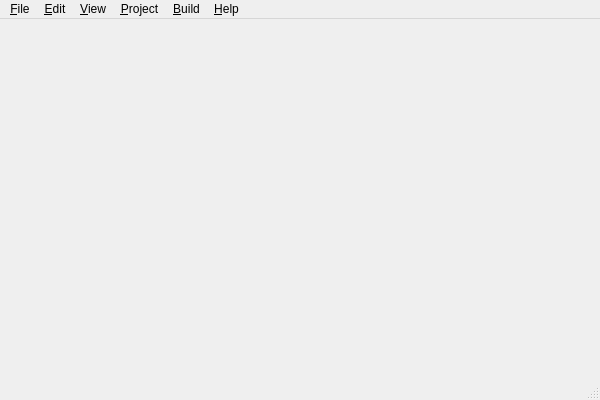
<?xml version="1.0" encoding="UTF-8"?>
<ui version="4.0">
 <class>MainWindow</class>
 <widget class="QMainWindow" name="MainWindow">
  <property name="geometry">
   <rect>
    <x>0</x>
    <y>0</y>
    <width>600</width>
    <height>400</height>
   </rect>
  </property>
  <property name="windowTitle">
   <string>MainWindow</string>
  </property>
  <property name="windowIcon">
   <iconset resource="qt.qrc">
    <normaloff>:/images/main.ico</normaloff>:/images/main.ico</iconset>
  </property>
  <widget class="QWidget" name="centralWidget"/>
  <widget class="QMenuBar" name="menuBar">
   <property name="geometry">
    <rect>
     <x>0</x>
     <y>0</y>
     <width>600</width>
     <height>18</height>
    </rect>
   </property>
   <widget class="QMenu" name="menu_File">
    <property name="title">
     <string>&amp;File</string>
    </property>
    <addaction name="action_New"/>
    <addaction name="action_Open"/>
    <addaction name="actionClose_Project"/>
    <addaction name="separator"/>
    <addaction name="action_Save"/>
    <addaction name="separator"/>
    <addaction name="actionExit"/>
   </widget>
   <widget class="QMenu" name="menu_View">
    <property name="title">
     <string>&amp;View</string>
    </property>
    <addaction name="actionToolBar"/>
    <addaction name="actionStatusBar"/>
   </widget>
   <widget class="QMenu" name="menu_Test">
    <property name="title">
     <string>&amp;Build</string>
    </property>
    <addaction name="action_Compile"/>
    <addaction name="separator"/>
    <addaction name="action_Run"/>
   </widget>
   <widget class="QMenu" name="menu_Help">
    <property name="title">
     <string>&amp;Help</string>
    </property>
    <addaction name="action_About"/>
   </widget>
   <widget class="QMenu" name="menu_Edit">
    <property name="title">
     <string>&amp;Edit</string>
    </property>
    <addaction name="action_Undo"/>
    <addaction name="action_Redo"/>
    <addaction name="separator"/>
    <addaction name="action_Cut"/>
    <addaction name="actionCopy"/>
    <addaction name="actionPaste"/>
    <addaction name="separator"/>
    <addaction name="actionSelect_All"/>
    <addaction name="separator"/>
    <addaction name="action_Replace"/>
    <addaction name="actionReplace_In_Files"/>
   </widget>
   <widget class="QMenu" name="menu_Project">
    <property name="title">
     <string>&amp;Project</string>
    </property>
    <addaction name="action_Property"/>
   </widget>
   <addaction name="menu_File"/>
   <addaction name="menu_Edit"/>
   <addaction name="menu_View"/>
   <addaction name="menu_Project"/>
   <addaction name="menu_Test"/>
   <addaction name="menu_Help"/>
  </widget>
  <widget class="QStatusBar" name="statusBar"/>
  <action name="action_New">
   <property name="text">
    <string>&amp;New</string>
   </property>
   <property name="shortcut">
    <string>Ctrl+N</string>
   </property>
  </action>
  <action name="action_Open">
   <property name="text">
    <string>&amp;Open</string>
   </property>
   <property name="shortcut">
    <string>Ctrl+O</string>
   </property>
  </action>
  <action name="actionClose_Project">
   <property name="text">
    <string>Close &amp;Project</string>
   </property>
  </action>
  <action name="actionClose_All">
   <property name="text">
    <string>&amp;Close All</string>
   </property>
  </action>
  <action name="action_Save_Project">
   <property name="text">
    <string>&amp;Save Project</string>
   </property>
   <property name="shortcut">
    <string>Ctrl+S</string>
   </property>
  </action>
  <action name="actionCo_mpile">
   <property name="text">
    <string>Co&amp;mpile...</string>
   </property>
   <property name="shortcut">
    <string>Ctrl+F5</string>
   </property>
  </action>
  <action name="actionDecompile">
   <property name="text">
    <string>&amp;Decompile...</string>
   </property>
  </action>
  <action name="actionChm_Information">
   <property name="text">
    <string>Chm &amp;Information</string>
   </property>
  </action>
  <action name="actionPr_eference">
   <property name="text">
    <string>Pr&amp;eference</string>
   </property>
   <property name="shortcut">
    <string>Ctrl+P</string>
   </property>
  </action>
  <action name="actionExit">
   <property name="text">
    <string>E&amp;xit</string>
   </property>
   <property name="shortcut">
    <string>Ctrl+Q</string>
   </property>
  </action>
  <action name="actionToolBar">
   <property name="checkable">
    <bool>true</bool>
   </property>
   <property name="checked">
    <bool>true</bool>
   </property>
   <property name="text">
    <string>ToolBar</string>
   </property>
  </action>
  <action name="actionStatusBar">
   <property name="checkable">
    <bool>true</bool>
   </property>
   <property name="checked">
    <bool>true</bool>
   </property>
   <property name="text">
    <string>StatusBar</string>
   </property>
  </action>
  <action name="actionCompiled_Help_File">
   <property name="text">
    <string>Compiled Help File...</string>
   </property>
  </action>
  <action name="actionHTML_Help_Message">
   <property name="text">
    <string>HTML Help Message</string>
   </property>
  </action>
  <action name="action_About">
   <property name="text">
    <string>&amp;About</string>
   </property>
  </action>
  <action name="action_Option">
   <property name="text">
    <string>&amp;Preference</string>
   </property>
  </action>
  <action name="action_Compile">
   <property name="text">
    <string>&amp;Compile</string>
   </property>
  </action>
  <action name="action_Build">
   <property name="text">
    <string>&amp;Build</string>
   </property>
  </action>
  <action name="action_Undo">
   <property name="text">
    <string>&amp;Undo</string>
   </property>
   <property name="shortcut">
    <string>Ctrl+Z</string>
   </property>
  </action>
  <action name="action_Redo">
   <property name="text">
    <string>&amp;Redo</string>
   </property>
   <property name="shortcut">
    <string>Ctrl+R</string>
   </property>
  </action>
  <action name="actionPr_eference_2">
   <property name="text">
    <string>&amp;Find</string>
   </property>
  </action>
  <action name="action_Run">
   <property name="text">
    <string>&amp;Run</string>
   </property>
   <property name="shortcut">
    <string>F5</string>
   </property>
  </action>
  <action name="action_Property">
   <property name="text">
    <string>&amp;Properties</string>
   </property>
   <property name="shortcut">
    <string>Ctrl+P</string>
   </property>
  </action>
  <action name="action_Import">
   <property name="text">
    <string>&amp;Import</string>
   </property>
   <property name="shortcut">
    <string>Ctrl+I</string>
   </property>
  </action>
  <action name="action_Cut">
   <property name="text">
    <string>&amp;Cut</string>
   </property>
   <property name="shortcut">
    <string>Ctrl+X</string>
   </property>
  </action>
  <action name="actionCopy">
   <property name="text">
    <string>Copy</string>
   </property>
   <property name="shortcut">
    <string>Ctrl+C</string>
   </property>
  </action>
  <action name="actionPaste">
   <property name="text">
    <string>Paste</string>
   </property>
   <property name="shortcut">
    <string>Ctrl+V</string>
   </property>
  </action>
  <action name="actionDelete">
   <property name="text">
    <string>Delete</string>
   </property>
   <property name="shortcut">
    <string>Ctrl+D</string>
   </property>
  </action>
  <action name="actionSelect_All">
   <property name="text">
    <string>Select All</string>
   </property>
   <property name="shortcut">
    <string>Ctrl+A</string>
   </property>
  </action>
  <action name="action_Replace">
   <property name="text">
    <string>&amp;Find/Replace</string>
   </property>
   <property name="shortcut">
    <string>Ctrl+F</string>
   </property>
  </action>
  <action name="actionClean">
   <property name="text">
    <string>Clean Project</string>
   </property>
  </action>
  <action name="action_Save">
   <property name="text">
    <string>&amp;Save</string>
   </property>
   <property name="shortcut">
    <string>Ctrl+S</string>
   </property>
  </action>
  <action name="actionSave_All">
   <property name="text">
    <string>Save All</string>
   </property>
  </action>
  <action name="actionReplace_In_Files">
   <property name="text">
    <string>Replace In Files</string>
   </property>
  </action>
 </widget>
 <layoutdefault spacing="6" margin="11"/>
 <resources>
  <include location="qt.qrc"/>
 </resources>
 <connections/>
</ui>
